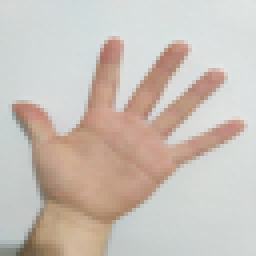
%> input picture lab11/zad11_1/hand.ppm, 64 x 64 px (shown 4 times larger)
$ octave rgb_hsv.m   (GNU Octave 9; MATLAB toolbox functions it lacks are replaced by stand-ins)
%> lines starting %> are read from the running program, lines starting %| are printed output that depends on the picture
clear all
close all

rgb = imread('hand.ppm');
%> rgb is the input picture: size 64x64x3 uint8; mean R, G, B 202.3, 192.6, 184.5
hsv=rgb2hsv(rgb);
%> hsv: size 64x64x3 double; mean H, S, V 0.304, 0.121, 0.805

% [16 lines of commented-out code are left out]
hsv_s=hsv*255;
%> hsv_s: size 64x64x3 double; mean H, S, V 77.6, 31, 205.3
figure(1)
imshow(hsv(:,:,1));
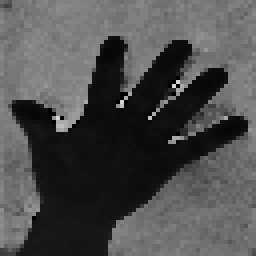
%> displayed picture: size 64x64, on the screen's scale of 0 to 255 (shown 4 times larger); min 0, max 213, mean 77.7
title('h');
figure(2)
imshow(hsv(:,:,2));
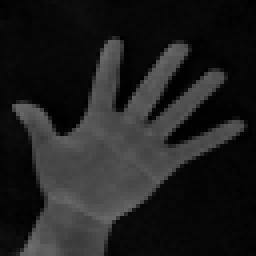
%> displayed picture: size 64x64, on the screen's scale of 0 to 255 (shown 4 times larger); min 0, max 110, mean 31
title('s');
figure(3)
imshow(hsv(:,:,3));
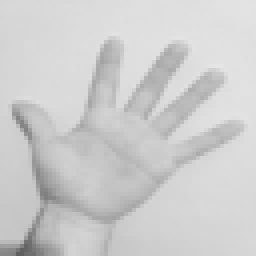
%> displayed picture: size 64x64, on the screen's scale of 0 to 255 (shown 4 times larger); min 95, max 229, mean 205.3
title('v');
